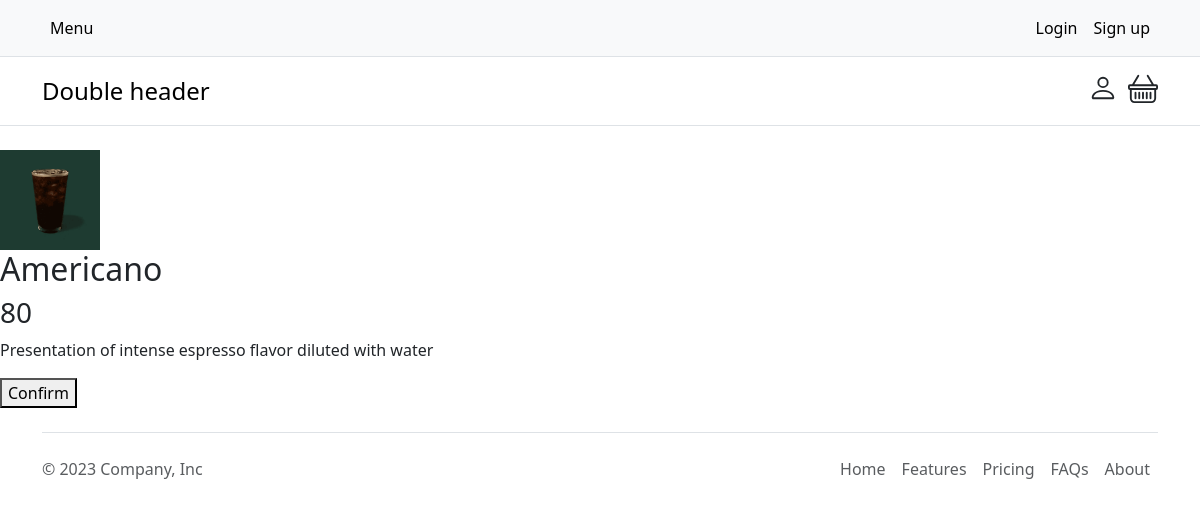
Page /user/order/5 on the committed database.
### App/models.py (models this page shows, shortened)
class Item(models.Model):
  name = models.CharField(max_length=20)
  image = models.ImageField(upload_to='img')
  price = models.BigIntegerField()
  content = models.TextField()

### user/views.py (the view)
# urls.py: path('order/<int:id>', views.order,name='order'),
def order(request,id):
  item = Item.objects.get(id = id)
  if request.POST.get('control') == 'clicked':
   context = dict(
     id = item.id
   )
   return render(request,'form.html',context)
  context = dict(
     item = item
  )
  return render(request,'order.html',context)

### templates/order.html (shortened to what this page needs)
{% extends 'main.html' %}
{% block container %}
{% load static %}
<img src="{{item.image.url}}" alt="sa" width="100">
<h2> {{item.name}} </h2>
<h3> {{item.price}} </h3>
<p> {{item.content}} </p>
<form method='post' action="">
    <button type="submit" value="clicked" name="control">Confirm</button>
</form>
{% endblock %}

### rows in the picture
Item: image (picture), name "Americano", price "80", content "Presentation of intense espresso flavor diluted with water"
